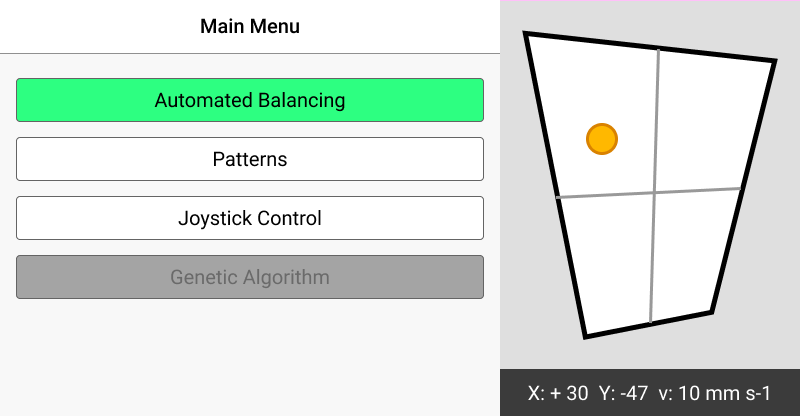
#> input picture Raspberry Pi/GUI/UX Prototype/Main Window.png, 800 x 416 px, given in place of the camera
$ python ImgCalibration.py
#> lines starting #> are read from the running program, lines starting #| are printed output that depends on the picture; after the words box and inside, x2 and y2 are one past the last pixel; in counts of white or black regions, pixels touching at a corner belong together; long printed decimals are rounded

import numpy as np
import cv2 as cv

## Webcam capture and setting

def nothing(x):
    pass

# To adjust HSV values and find Pixel Metric
cap = cv.VideoCapture(0)
camWidth = cap.get(3)
camHeight = cap.get(4)
cap.set(10,50)
fps = cap.get(cv.CAP_PROP_FPS)
camWidth = int(camWidth)
camHeight = int(camHeight)
midWidth = camWidth//2
midHeight = camHeight//2
pxMetric = 7.8
cv.namedWindow('Trackbars')
cv.createTrackbar('H_Low', 'Trackbars', 0, 179,nothing)
cv.createTrackbar('H_Upper', 'Trackbars', 0, 179,nothing)
cv.createTrackbar('S_Low', 'Trackbars', 0, 255,nothing)
cv.createTrackbar('S_Upper', 'Trackbars', 0, 255,nothing)
cv.createTrackbar('V_Low', 'Trackbars', 0, 255,nothing)
cv.createTrackbar('V_Upper', 'Trackbars', 0, 255,nothing)

while True:
    ret, frame = cap.read()
#> frame is the input picture: shape (416, 800, 3); mean B, G, R 218.6, 226, 214.5
    HL = cv.getTrackbarPos('H_Low', 'Trackbars')
    SL = cv.getTrackbarPos('S_Low', 'Trackbars')
    VL = cv.getTrackbarPos('V_Low', 'Trackbars')
    HU = cv.getTrackbarPos('H_Upper', 'Trackbars')
    SU = cv.getTrackbarPos('S_Upper', 'Trackbars')
    VU = cv.getTrackbarPos('V_Upper', 'Trackbars')
    lowOrange = np.array([ HL, SL, VL])
    uppOrange = np.array([ HU, SU, VU])
    hsv = cv.cvtColor(frame, cv.COLOR_BGR2HSV)
#> hsv: shape (416, 800, 3); mean H, S, V 4.3, 12.8, 226.3
    mask = cv.inRange(hsv, lowOrange, uppOrange)
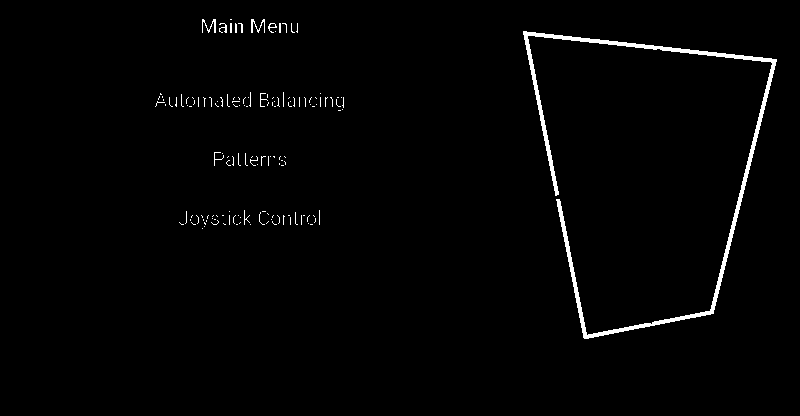
#> mask: shape (416, 800); 1.5% white; 144 white regions (132 under 20 px)
    #kernel = np.ones((5,5),np.uint8)
    #opening = cv.morphologyEx(mask, cv.MORPH_OPEN, kernel)
    #closing = cv.morphologyEx(mask, cv.MORPH_CLOSE, kernel)
    circFind, _ = cv.findContours(mask, cv.RETR_TREE, cv.CHAIN_APPROX_NONE)
#> circFind = 145 contours, 140 with area under 20; largest, box (x1, y1, x2, y2) and area: (523, 31, 777, 339) 2914, (268, 23, 277, 33) 29, (251, 19, 265, 33) 27, (202, 19, 216, 33) 26, (269, 23, 276, 28) 20
    for contour in circFind:
        circArea = cv.contourArea(contour)
        #print(circArea)
        if circArea > 1000:
            x, y, w, h = cv.boundingRect(contour)
            ball_x = (w//2 + x)
            ball_y = (h//2 + y)
            BP_x = ball_x - midWidth
            BP_y = midHeight - ball_y
            BP_x = (BP_x / pxMetric) / 100
            BP_y = (BP_y / pxMetric) / 100
            cv.circle(frame, (ball_x, ball_y), 30, (255, 0, 255), 2)
            cv.circle(frame, (ball_x, ball_y), 3, (255, 0, 255), -1)
            print("Ball Position : {} , {} ".format(BP_x, BP_y))
#> this loop made 145 passes
#> (circArea, x, y, w, h, ball_x, ball_y, BP_x) on pass 131: (2914.5, 523, 31, 254, 308, 650, 185, 0.321)
#| Ball Position : 0.3205 , 0.02949
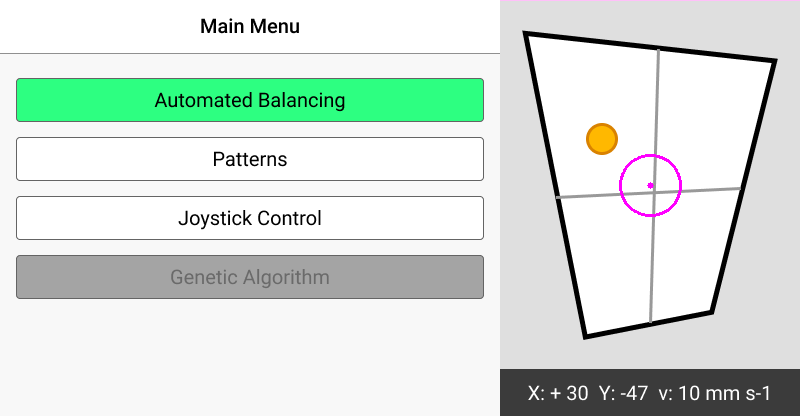
#> frame: shape (416, 800, 3); 0.18% of pixels changed, all inside (x1, y1, x2, y2) = (619, 154, 682, 217)

    # Print x,y grid and centre
    cv.line(frame, (midWidth,0), (midWidth,camHeight), (0,255,0), 1)  # Green colour
    cv.line(frame, (0,midHeight), (camWidth,midHeight), (0,255,0), 1) # Green colour
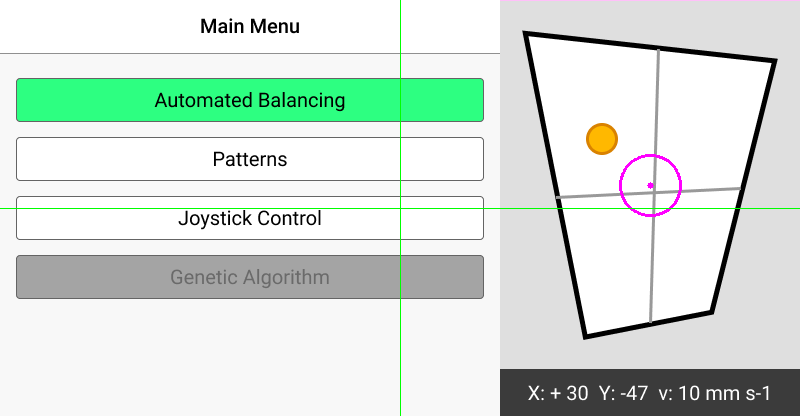
#> frame: shape (416, 800, 3); mean B, G, R 217.7, 225.6, 213.6
    cv.circle(frame, (midWidth,midHeight), 6, (0,0,255), 2)  # Red colour
#> frame: shape (416, 800, 3); 0.03% of pixels changed, all inside (x1, y1, x2, y2) = (393, 201, 408, 216)


    cv.imshow("Frame", frame)
    cv.imshow("Mask", mask)
    #cv.imshow("Open", opening)
    #cv.imshow("Close", closing)
    if cv.waitKey(1) == ord('q'):
#> (key q is pressed here)
        break

cap.release()
cv.destroyAllWindows()

# [4 lines of commented-out code are left out]
